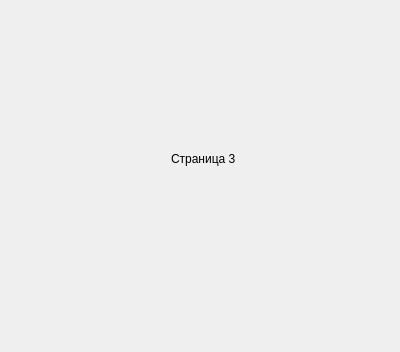
<?xml version="1.0" encoding="UTF-8"?>
<ui version="4.0">
 <class>DialogStatistics</class>
 <widget class="QDialog" name="DialogStatistics">
  <property name="geometry">
   <rect>
    <x>0</x>
    <y>0</y>
    <width>400</width>
    <height>352</height>
   </rect>
  </property>
  <property name="windowTitle">
   <string>Статистика эксперимента</string>
  </property>
  <layout class="QVBoxLayout" name="verticalLayout">
   <item>
    <widget class="QStackedWidget" name="stackedWidget">
     <property name="currentIndex">
      <number>2</number>
     </property>
     <widget class="QWidget" name="page_3">
      <widget class="QLabel" name="label">
       <property name="geometry">
        <rect>
         <x>70</x>
         <y>50</y>
         <width>71</width>
         <height>16</height>
        </rect>
       </property>
       <property name="text">
        <string>Страница 1</string>
       </property>
      </widget>
     </widget>
     <widget class="QWidget" name="page_4">
      <widget class="QLabel" name="label_2">
       <property name="geometry">
        <rect>
         <x>90</x>
         <y>60</y>
         <width>71</width>
         <height>16</height>
        </rect>
       </property>
       <property name="minimumSize">
        <size>
         <width>46</width>
         <height>0</height>
        </size>
       </property>
       <property name="text">
        <string>Страница 2</string>
       </property>
      </widget>
     </widget>
     <widget class="QWidget" name="page">
      <widget class="QLabel" name="label_3">
       <property name="geometry">
        <rect>
         <x>160</x>
         <y>140</y>
         <width>71</width>
         <height>16</height>
        </rect>
       </property>
       <property name="text">
        <string>Страница 3</string>
       </property>
      </widget>
     </widget>
    </widget>
   </item>
  </layout>
 </widget>
 <resources/>
 <connections/>
</ui>
